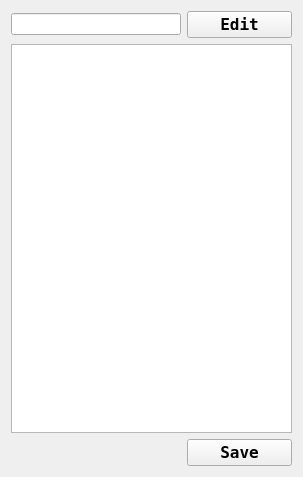
<?xml version="1.0" encoding="UTF-8"?>
<ui version="4.0">
 <class>Notes</class>
 <widget class="QWidget" name="Notes">
  <property name="geometry">
   <rect>
    <x>0</x>
    <y>0</y>
    <width>303</width>
    <height>477</height>
   </rect>
  </property>
  <property name="windowTitle">
   <string>Form</string>
  </property>
  <layout class="QGridLayout" name="gridLayout">
   <item row="4" column="0" colspan="6">
    <widget class="QTextEdit" name="note"/>
   </item>
   <item row="5" column="4" colspan="2">
    <widget class="QPushButton" name="edit">
     <property name="font">
      <font>
       <family>Fixedsys</family>
       <pointsize>12</pointsize>
       <weight>75</weight>
       <bold>true</bold>
      </font>
     </property>
     <property name="text">
      <string>   Save   </string>
     </property>
    </widget>
   </item>
   <item row="0" column="4" colspan="2">
    <widget class="QPushButton" name="save">
     <property name="font">
      <font>
       <family>Fixedsys</family>
       <pointsize>12</pointsize>
       <weight>75</weight>
       <bold>true</bold>
      </font>
     </property>
     <property name="text">
      <string>Edit</string>
     </property>
    </widget>
   </item>
   <item row="0" column="0" colspan="4">
    <widget class="QLineEdit" name="title">
     <property name="sizePolicy">
      <sizepolicy hsizetype="Expanding" vsizetype="Maximum">
       <horstretch>0</horstretch>
       <verstretch>0</verstretch>
      </sizepolicy>
     </property>
    </widget>
   </item>
  </layout>
 </widget>
 <resources/>
 <connections/>
</ui>
